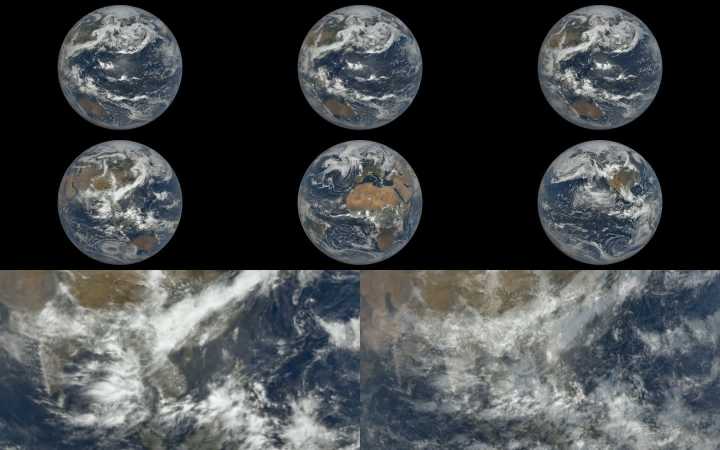
#> input picture 02_Video-Projects/027_What-If-Earth-Stopped-Spinning/07_Edit-Project/epic_spin_v01_sheet.jpg, 1440 x 900 px, given in place of PIA19952.jpg, which was not available (shown at 1/2 size)
$ python build_j3105.py --sources ../../027_What-If-Earth-Stopped-Spinning/07_Edit-Project --out out.png
#> lines starting #> are read from the running program, lines starting #| are printed output that depends on the picture; after the words box and inside, x2 and y2 are one past the last pixel; in counts of white or black regions, pixels touching at a corner belong together
#!/usr/bin/env python3
"""Three editorial New Horizons thumbnail drafts; no generated imagery.
Usage: python3 build_j3105.py --sources <matched> --out <directory>
"""
import argparse, hashlib, json
from pathlib import Path
import numpy as np
from PIL import Image, ImageDraw, ImageFont, ImageEnhance, ImageOps
FONT='/System/Library/Fonts/Supplemental/Arial Black.ttf'
W,H=1280,720

def text(im,words,y=32):
 d=ImageDraw.Draw(im); f=ImageFont.truetype(FONT,82)
 widths=[d.textlength(t,font=f) for t in words]; gap=26
 x=(W-sum(widths)-gap*(len(words)-1))/2
 for i,t in enumerate(words):
  d.text((x,y),t,font=f,fill='#FFE000' if i==len(words)-1 else 'white',stroke_width=4,stroke_fill='#101b29');x+=widths[i]+gap

def scale(im,x,y,width,label):
 d=ImageDraw.Draw(im); d.line((x,y,x+width,y),fill='white',width=4)
 for xx in (x,x+width):d.line((xx,y-8,xx,y+8),fill='white',width=4)
 d.text((x,y+12),label,font=ImageFont.truetype(FONT,38),fill='white',stroke_width=2,stroke_fill='#102038')

def main():
 ap=argparse.ArgumentParser();ap.add_argument('--sources',type=Path,required=True);ap.add_argument('--out',type=Path,required=True);a=ap.parse_args();a.out.mkdir(parents=True,exist_ok=True)
 manifest=[]
 # A: retain the full enhanced-colour globe, one photographic source, no other objects.
 src=Image.open(a.sources/'PIA19952.jpg').convert('RGB');src=ImageEnhance.Color(src).enhance(1.65)
#> in main, src is the input picture: PIL image 1440x900 RGB; mean R, G, B 66.1, 69.5, 71.1
 # Crop black margin only; retain the globe, then grade the black point to blue.
 arr=np.array(src); mask=arr.max(2)>40; yy,xx=np.where(mask);src=src.crop((xx.min(),yy.min(),xx.max()+1,yy.max()+1));src.thumbnail((580,550))
#> after `mask = arr.max(2) > 40`:
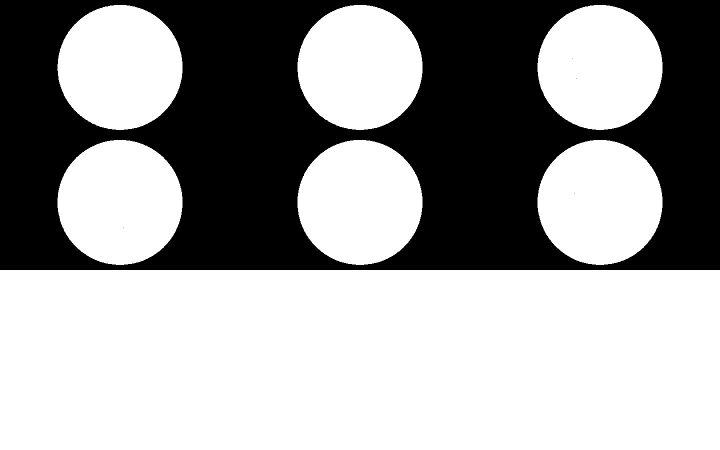
#> mask: shape (900, 1440) bool (shown at 1/2 size); 62.7% white; 5 black regions (4 under 20 px), largest, box (x1, y1, x2, y2) and area: (0, 0, 1440, 540) 483148
 im=Image.new('RGB',(W,H),(16,43,75)); arr=np.array(src).astype(float); weight=np.clip(arr.max(2)/38,0,1)[...,None]; arr=arr*weight+np.array([16,43,75])*(1-weight);src=Image.fromarray(np.uint8(np.clip(arr,0,255)))
#> after `arr = arr * weight + np.array([16, 43, 75]) * (1 - weight)`:
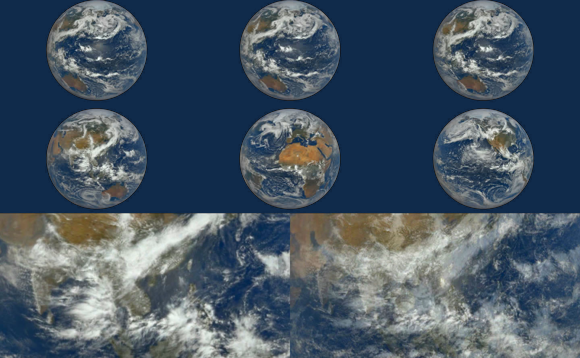
#> arr: shape (358, 580, 3) float64; mean R, G, B 70.7, 86.1, 100.2
 im.paste(src,((W-src.width)//2,155));text(im,['NITROGEN','GLACIER']);d=ImageDraw.Draw(im);d.text((45,540),'2,377 km',font=ImageFont.truetype(FONT,40),fill='white');d.text((45,590),'PLUTO DIAMETER',font=ImageFont.truetype(FONT,19),fill='white')
#> in text, `widths = [d.textlength(t, font=f) for t in words]`: widths = [433.8, 356]
#> in text, `x=(W-sum(widths)-gap*(len(words)-1))/2`: x = 232.1
#> the loop in text, `for i,t in enumerate(words):` made 2 passes
#> x on passes 1 to 2: 691.9, 1073.9
#> after the loop in text, `for i,t in enumerate(words):`: x = 1073.9
 manifest.append(save(im,a,'A','PIA19952','NITROGEN GLACIER','Full globe; black point lifted to navy; enhanced colour, no added objects. Diameter label is Pluto diameter, not glacier width.'))
#> in save, `name = f'034_pluto_{variant}_j3105_v01.jpg'`:
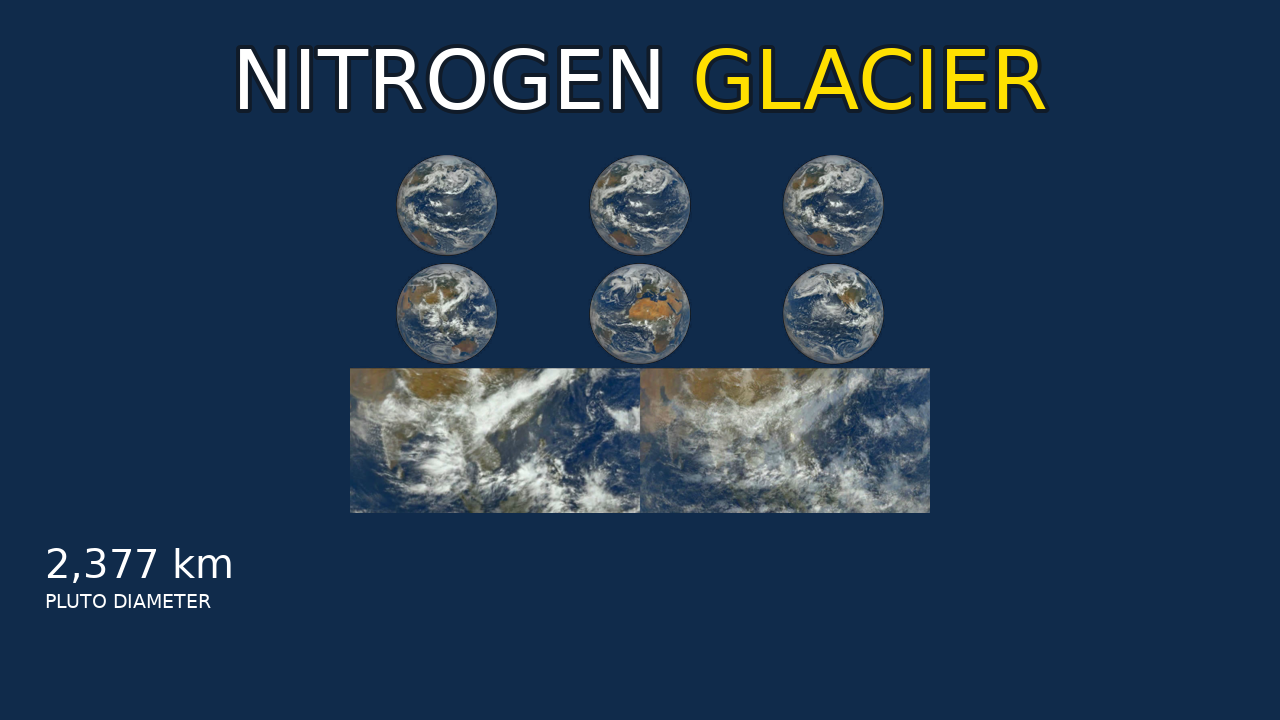
#> saved as 034_pluto_A_j3105_v01.jpg: PIL image 1280x720 RGB; mean R, G, B 32.9, 56.3, 81.6
 # B: full horizontal panorama retains true horizon and mountains. Warm editorial duotone.
 src=Image.open(a.sources/'PIA19948.jpg').convert('RGB').resize((1280,547),Image.Resampling.LANCZOS)
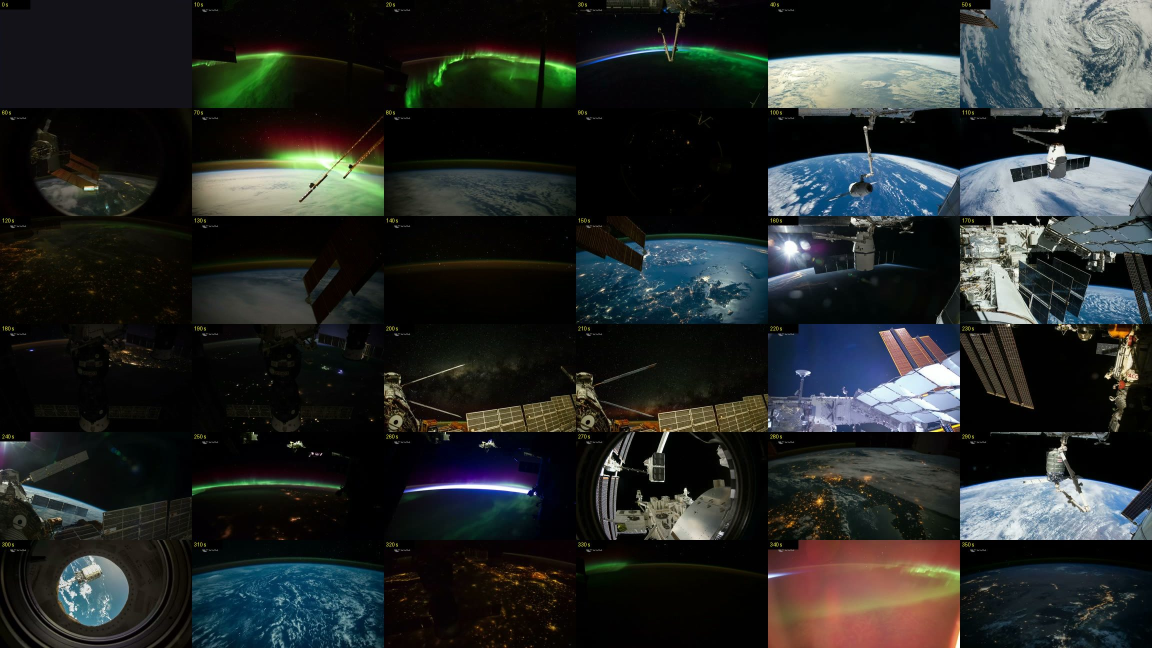
#> input picture 02_Video-Projects/027_What-If-Earth-Stopped-Spinning/07_Edit-Project/gerst_strip_v01c.jpg, 2304 x 1296 px, given in place of PIA19948.jpg, which was not available (shown at 1/2 size)
#> src: PIL image 1280x547 RGB
 lum=ImageOps.autocontrast(src.convert('L'),cutoff=0.4)
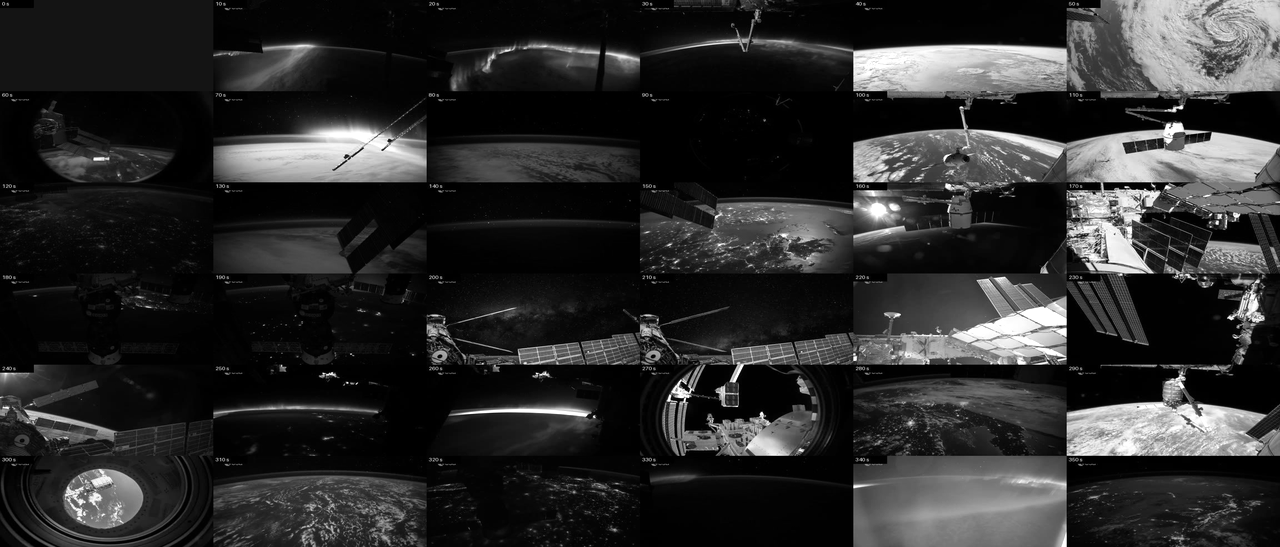
#> lum: PIL image 1280x547 L; min 0, max 255, mean 44
 src=ImageOps.colorize(lum,'#123349','#ffce8b')
 im=Image.new('RGB',(W,H),'#123349'); im.paste(src,(0,150));text(im,['ICE','MOUNTAINS']);scale(im,55,596,256,'250 km')
 manifest.append(save(im,a,'B','PIA19948','ICE MOUNTAINS','Entire 1250-km scene width retained; 256/1280 width scale = 250 km. Warm duotone of monochrome MVIC image; not natural colour.'))
 # C: bright ice plain; crop keeps complete source width and its mountains/plain boundary.
 src=Image.open(a.sources/'PIA20726.jpg').convert('RGB');src=src.crop((0,520,2736,1730)).resize((1280,566),Image.Resampling.LANCZOS)
#> in main, src is the input picture: PIL image 2304x1296 RGB; mean R, G, B 38.4, 41.8, 40.5
 src=ImageEnhance.Contrast(src).enhance(1.25)
 src=ImageOps.colorize(src.convert('L'),'#075d80','#fff2c9');src=ImageEnhance.Color(src).enhance(2.7)
#> after `src = ImageEnhance.Color(src).enhance(2.7)`:
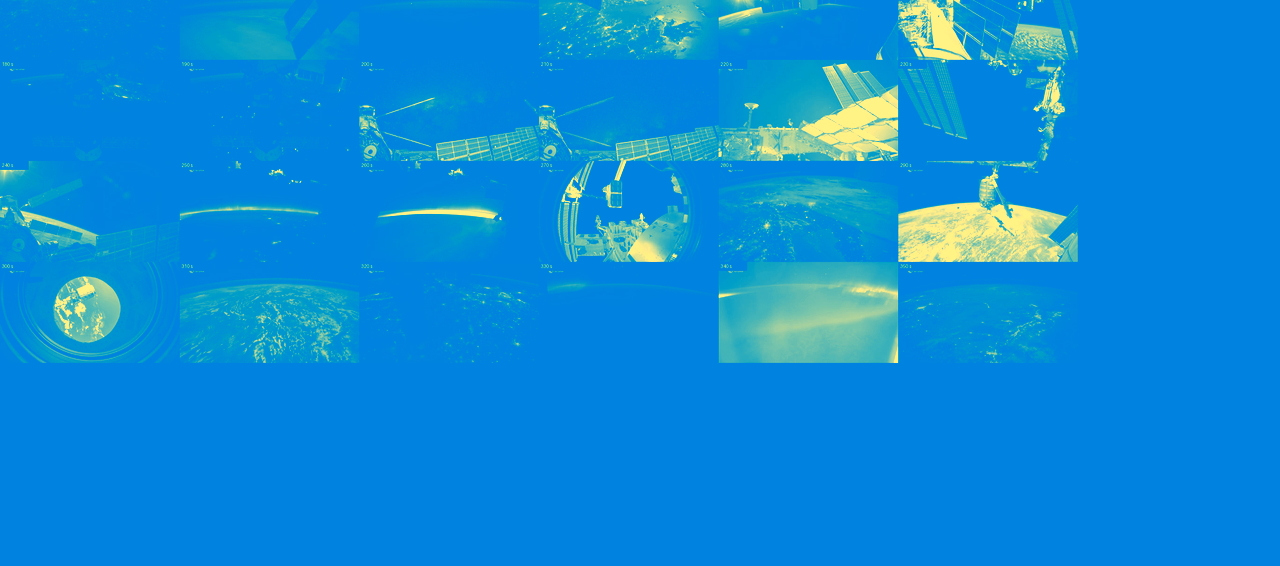
#> src: PIL image 1280x566 RGB; mean R, G, B 12.4, 139.7, 215.8
 im=Image.new('RGB',(W,H),'#438fa8');im.paste(src,(0,154));text(im,['FLOWING','ICE']);scale(im,55,596,320,'100 km')
#> after `text(im, ['FLOWING', 'ICE'])`:
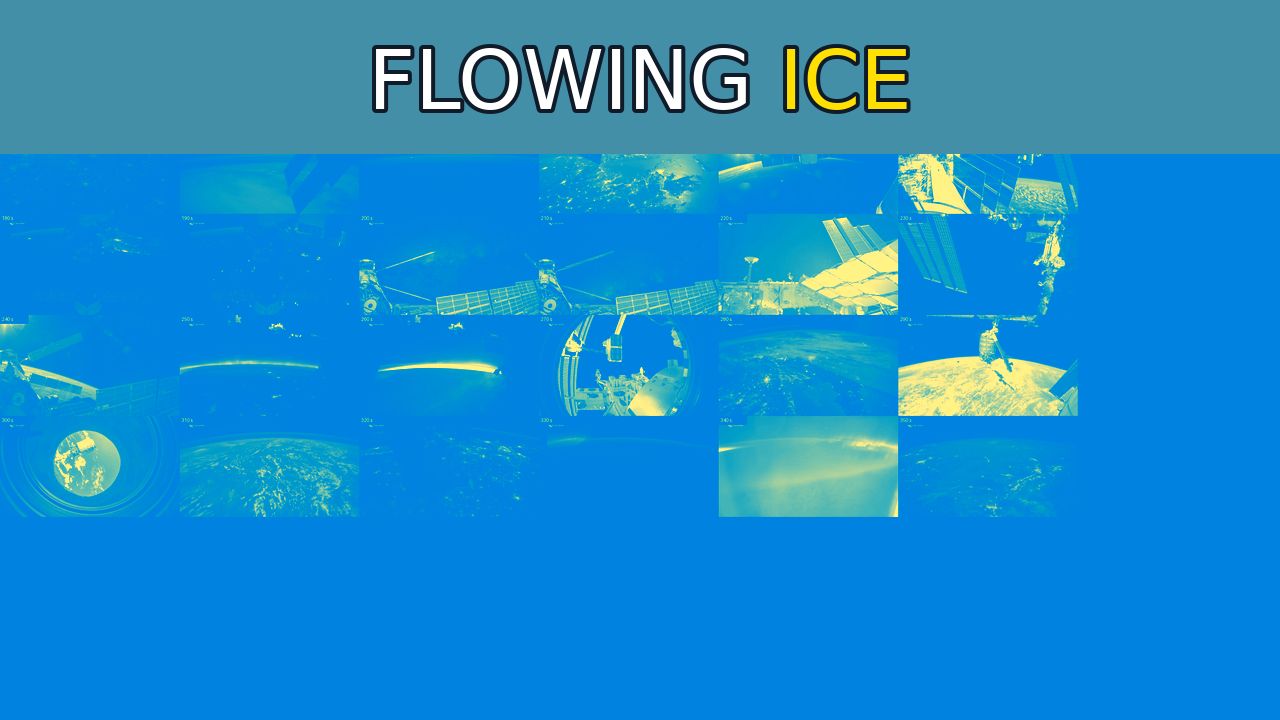
#> im: PIL image 1280x720 RGB; mean R, G, B 25.5, 140.1, 204.2
 manifest.append(save(im,a,'C','PIA20726','FLOWING ICE','Bright cyan/cream editorial grade; full 400-km source width retained; 320/1280 scale = 100 km. Crop y=520:1730; no terrain invented.'))
 (a.out/'MANIFEST.json').write_text(json.dumps({'status':'DRAFT_REVIEW_NOT_APPROVED','job':'J3105','spend':0,'candidates':manifest},indent=2)+'\n')

def save(im,a,variant,source,hook,note):
 name=f'034_pluto_{variant}_j3105_v01.jpg';p=a.out/name;im.save(p,quality=96,subsampling=0)
 return {'variant':variant,'file':name,'sha256':hashlib.sha256(p.read_bytes()).hexdigest(),'source':source,'source_sha256':hashlib.sha256((a.sources/(source+'.jpg')).read_bytes()).hexdigest(),'hook':hook,'processing':note,'size':[W,H]}
if __name__=='__main__':main()
